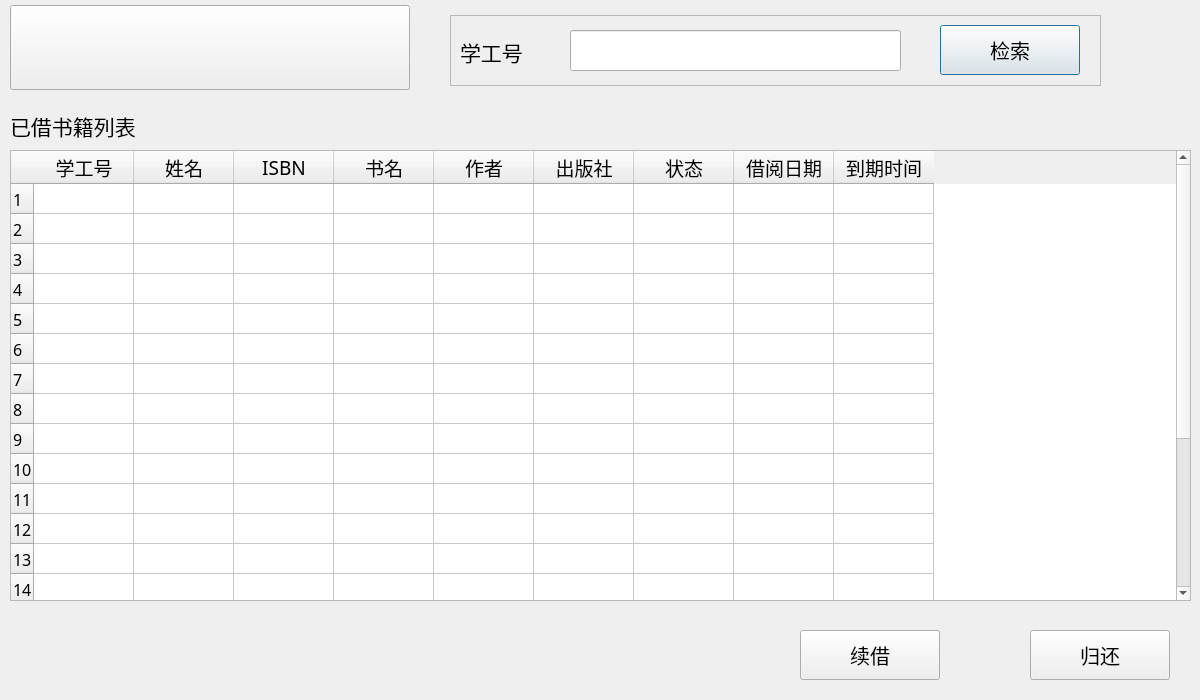
<?xml version="1.0" encoding="UTF-8"?>
<ui version="4.0">
 <class>returnbook</class>
 <widget class="QDialog" name="returnbook">
  <property name="geometry">
   <rect>
    <x>0</x>
    <y>0</y>
    <width>1200</width>
    <height>700</height>
   </rect>
  </property>
  <property name="windowTitle">
   <string>Dialog</string>
  </property>
  <widget class="QFrame" name="frame">
   <property name="geometry">
    <rect>
     <x>450</x>
     <y>15</y>
     <width>651</width>
     <height>71</height>
    </rect>
   </property>
   <property name="font">
    <font>
     <family>迷你简稚艺</family>
     <pointsize>12</pointsize>
    </font>
   </property>
   <property name="frameShape">
    <enum>QFrame::StyledPanel</enum>
   </property>
   <property name="frameShadow">
    <enum>QFrame::Raised</enum>
   </property>
   <widget class="QLabel" name="label_2">
    <property name="geometry">
     <rect>
      <x>10</x>
      <y>21</y>
      <width>91</width>
      <height>31</height>
     </rect>
    </property>
    <property name="font">
     <font>
      <family>迷你简稚艺</family>
      <pointsize>16</pointsize>
     </font>
    </property>
    <property name="text">
     <string>学工号</string>
    </property>
   </widget>
   <widget class="QLineEdit" name="lineEdit">
    <property name="geometry">
     <rect>
      <x>120</x>
      <y>15</y>
      <width>331</width>
      <height>41</height>
     </rect>
    </property>
    <property name="font">
     <font>
      <family>黑体</family>
      <pointsize>16</pointsize>
     </font>
    </property>
   </widget>
   <widget class="QPushButton" name="pushButton_3">
    <property name="geometry">
     <rect>
      <x>490</x>
      <y>10</y>
      <width>140</width>
      <height>50</height>
     </rect>
    </property>
    <property name="font">
     <font>
      <family>迷你简稚艺</family>
      <pointsize>15</pointsize>
     </font>
    </property>
    <property name="text">
     <string>检索</string>
    </property>
   </widget>
  </widget>
  <widget class="QPushButton" name="pushButton_2">
   <property name="geometry">
    <rect>
     <x>800</x>
     <y>630</y>
     <width>140</width>
     <height>50</height>
    </rect>
   </property>
   <property name="font">
    <font>
     <family>迷你简稚艺</family>
     <pointsize>15</pointsize>
    </font>
   </property>
   <property name="text">
    <string>续借</string>
   </property>
  </widget>
  <widget class="QTableWidget" name="tableWidget">
   <property name="geometry">
    <rect>
     <x>10</x>
     <y>150</y>
     <width>1181</width>
     <height>451</height>
    </rect>
   </property>
   <property name="font">
    <font>
     <family>黑体</family>
     <pointsize>12</pointsize>
    </font>
   </property>
   <property name="rowCount">
    <number>20</number>
   </property>
   <row/>
   <row/>
   <row/>
   <row/>
   <row/>
   <row/>
   <row/>
   <row/>
   <row/>
   <row/>
   <row/>
   <row/>
   <row/>
   <row/>
   <row/>
   <row/>
   <row/>
   <row/>
   <row/>
   <row/>
   <column>
    <property name="text">
     <string>学工号</string>
    </property>
    <property name="font">
     <font>
      <family>黑体</family>
      <pointsize>14</pointsize>
     </font>
    </property>
   </column>
   <column>
    <property name="text">
     <string>姓名</string>
    </property>
    <property name="font">
     <font>
      <family>黑体</family>
      <pointsize>14</pointsize>
     </font>
    </property>
   </column>
   <column>
    <property name="text">
     <string>ISBN</string>
    </property>
    <property name="font">
     <font>
      <family>黑体</family>
      <pointsize>14</pointsize>
     </font>
    </property>
   </column>
   <column>
    <property name="text">
     <string>书名</string>
    </property>
    <property name="font">
     <font>
      <family>黑体</family>
      <pointsize>14</pointsize>
     </font>
    </property>
   </column>
   <column>
    <property name="text">
     <string>作者</string>
    </property>
    <property name="font">
     <font>
      <family>黑体</family>
      <pointsize>14</pointsize>
     </font>
    </property>
   </column>
   <column>
    <property name="text">
     <string>出版社</string>
    </property>
    <property name="font">
     <font>
      <family>黑体</family>
      <pointsize>14</pointsize>
     </font>
    </property>
   </column>
   <column>
    <property name="text">
     <string>状态</string>
    </property>
    <property name="font">
     <font>
      <family>黑体</family>
      <pointsize>14</pointsize>
     </font>
    </property>
   </column>
   <column>
    <property name="text">
     <string>借阅日期</string>
    </property>
    <property name="font">
     <font>
      <family>黑体</family>
      <pointsize>14</pointsize>
     </font>
    </property>
   </column>
   <column>
    <property name="text">
     <string>到期时间</string>
    </property>
    <property name="font">
     <font>
      <family>黑体</family>
      <pointsize>14</pointsize>
     </font>
    </property>
   </column>
  </widget>
  <widget class="QLabel" name="label">
   <property name="geometry">
    <rect>
     <x>10</x>
     <y>110</y>
     <width>181</width>
     <height>31</height>
    </rect>
   </property>
   <property name="font">
    <font>
     <family>迷你简稚艺</family>
     <pointsize>16</pointsize>
    </font>
   </property>
   <property name="text">
    <string>已借书籍列表</string>
   </property>
  </widget>
  <widget class="QPushButton" name="pushButton_5">
   <property name="geometry">
    <rect>
     <x>1030</x>
     <y>630</y>
     <width>140</width>
     <height>50</height>
    </rect>
   </property>
   <property name="font">
    <font>
     <family>迷你简稚艺</family>
     <pointsize>15</pointsize>
    </font>
   </property>
   <property name="text">
    <string>归还</string>
   </property>
  </widget>
  <widget class="QPushButton" name="pushButton_4">
   <property name="geometry">
    <rect>
     <x>10</x>
     <y>5</y>
     <width>400</width>
     <height>85</height>
    </rect>
   </property>
   <property name="text">
    <string/>
   </property>
  </widget>
 </widget>
 <tabstops>
  <tabstop>lineEdit</tabstop>
  <tabstop>pushButton_3</tabstop>
  <tabstop>tableWidget</tabstop>
  <tabstop>pushButton_2</tabstop>
  <tabstop>pushButton_5</tabstop>
 </tabstops>
 <resources/>
 <connections/>
</ui>
